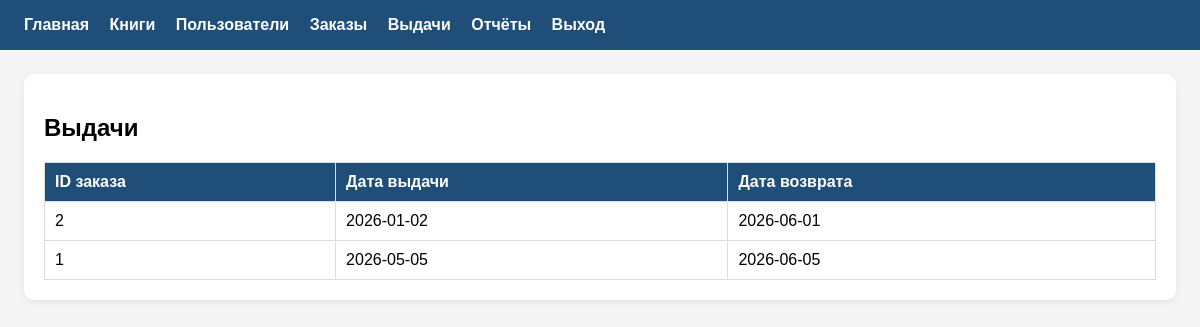
Screenshot of /public/issues (signed in) with the database file from the repository.
### tables this page shows
CREATE TABLE `issues` (
  `id` int(11) NOT NULL,
  `order_id` int(11) DEFAULT NULL,
  `book_item_id` int(11) DEFAULT NULL,
  `issue_date` date DEFAULT NULL,
  `return_date` date DEFAULT NULL
);

CREATE TABLE `orders` (
  `id` int(11) NOT NULL,
  `user_id` int(11) DEFAULT NULL,
  `status` varchar(50) DEFAULT NULL,
  `created_at` datetime DEFAULT NULL,
  `book_id` int(11) DEFAULT NULL
);

### src/controllers/IssueController.php (called while the page is built, shortened)
<?php
class IssueController {
    private $db;
    public function __construct($db) {
        $this->db = $db;
    }
public function index() {
    $issueModel = new Issue($this->db);
    $issues = $issueModel->getAll();
    include SRC_PATH . 'views/issues.php';
    include SRC_PATH . 'views/layout.php';
}
}

### src/models/Issue.php (called while the page is built, shortened)
<?php
class Issue {
    private $db;
    public function __construct(PDO $db) {
        $this->db = $db;
    }
    public function getAll() {
        $stmt = $this->db->query("
            SELECT issues.*, orders.id as order_id
            FROM issues
            JOIN orders ON issues.order_id = orders.id
        ");
        return $stmt->fetchAll(PDO::FETCH_ASSOC);
    }
}

### src/settings/routes.php (called while the page is built)
<?php
return [
    'GET' => [
        '/users' => ['controller' => 'Controllers\UserController', 'action' => 'users'],
        '/login' => ['controller' => 'Controllers\UserController', 'action' => 'loginForm'],
        '/' => ['controller' => 'Controllers\UserController', 'action' => 'index'],
        '/orders' => ['controller' => 'Controllers\OrderController', 'action' => 'index'],
'/issues' => ['controller' => 'Controllers\IssueController', 'action' => 'index'],
'/reports' => [
    'controller' => 'Controllers\\ReportController',
    'action' => 'index'
],
'/logout' => [
    'controller' => 'Controllers\UserController',
    'action' => 'logout'
],
'/books/order' => [
    'controller' => 'Controllers\\BookController',
    'action' => 'order'
],
'/reports/docx' => [
    'controller' => 'Controllers\\ReportController',
    'action' => 'exportDOCX'
],
'/reports/xlsx' => [
    'controller' => 'Controllers\\ReportController',
    'action' => 'exportXLSX'
],
'/reports/books/docx' => [
    'controller' => 'Controllers\\ReportController',
    'action' => 'booksDOCX'
],
'/reports/books/xlsx' => [
    'controller' => 'Controllers\\ReportController',
    'action' => 'booksXLSX'
],
'/reports/users/docx' => [
    'controller' => 'Controllers\\ReportController',
    'action' => 'usersDOCX'
],
'/reports/users/xlsx' => [
    'controller' => 'Controllers\\ReportController',
    'action' => 'usersXLSX'
],
'/reports/orders/docx' => [
    'controller' => 'Controllers\\ReportController',
    'action' => 'ordersDOCX'
],
'/reports/orders/xlsx' => [
    'controller' => 'Controllers\\ReportController',
    'action' => 'ordersXLSX'
],
'/reports/issues/docx' => [
    'controller' => 'Controllers\\ReportController',
    'action' => 'issuesDOCX'
],
'/reports/issues/xlsx' => [
    'controller' => 'Controllers\\ReportController',
    'action' => 'issuesXLSX'
],
        '/books' => ['controller' => 'Controllers\BookController', 'action' => 'index'],
        '/books/delete' => ['controller' => 'Controllers\BookController', 'action' => 'delete'],
    ],
    'POST' => [
        '/login' => ['controller' => 'Controllers\UserController', 'action' => 'authenticate'],
        '/books' => ['controller' => 'Controllers\BookController', 'action' => 'store'],
    ],
];

### src/views/issues.php (the view)
<h2>Выдачи</h2>
<table>
    <tr>
        <th>ID заказа</th>
        <th>Дата выдачи</th>
        <th>Дата возврата</th>
    </tr>
    <?php foreach ($issues as $issue): ?>
        <tr>
            <td><?= htmlspecialchars($issue['order_id']) ?></td>
            <td><?= htmlspecialchars($issue['issue_date']) ?></td>
            <td><?= htmlspecialchars($issue['return_date']) ?></td>
        </tr>
    <?php endforeach; ?>
</table>

### public/index.php (shortened to what this page needs)
<?php
$conn = getConnection();
$pdo = $conn[1];
$routes = require SRC_PATH . 'settings/routes.php';
$requestUri = $_SERVER['REQUEST_URI'];
$requestUri = parse_url($requestUri, PHP_URL_PATH);
$requestMethod = $_SERVER['REQUEST_METHOD'];
$requestUri = str_replace('/bookflow/public', '', $requestUri);
$requestUri = rtrim($requestUri, '/');
foreach ($routes[$requestMethod] as $path => $route) {
    if ($path === $requestUri) {
        $action = $route['action'];
require_once SRC_PATH . 'controllers/IssueController.php';
require_once SRC_PATH . 'models/Issue.php';
        $controller = new $controllerName($pdo);
        $controller->$action();
        exit;
    }
}

### src/views/layout.php (style rules this page uses)
body { font-family: Arial, sans-serif; margin: 0; background: #f5f5f5; }
table { border-collapse: collapse; width: 100%; margin-top: 16px; background: white; }
th, td { border: 1px solid #ddd; padding: 10px; text-align: left; }
th { background: #1f4e79; color: white; }

### rows the page displays
issues: order "2", issue_date "2026-01-02", return_date "2026-06-01"
issues: order "1", issue_date "2026-05-05", return_date "2026-06-05"
